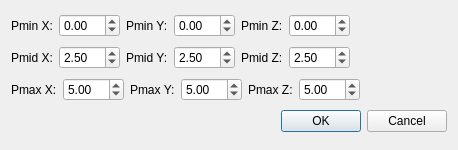
<?xml version="1.0" encoding="UTF-8"?>
<ui version="4.0">
 <class>DialogCorner</class>
 <widget class="QDialog" name="DialogCorner">
  <property name="geometry">
   <rect>
    <x>0</x>
    <y>0</y>
    <width>458</width>
    <height>150</height>
   </rect>
  </property>
  <property name="windowTitle">
   <string>Dialog</string>
  </property>
  <layout class="QVBoxLayout" name="verticalLayout">
   <item>
    <layout class="QHBoxLayout" name="horizontalLayout_3">
     <item>
      <widget class="QLabel" name="label_7">
       <property name="text">
        <string>Pmin X:</string>
       </property>
      </widget>
     </item>
     <item>
      <widget class="QDoubleSpinBox" name="doubleSpinBox_minx">
       <property name="minimum">
        <double>-99.000000000000000</double>
       </property>
      </widget>
     </item>
     <item>
      <widget class="QLabel" name="label_8">
       <property name="text">
        <string>Pmin Y:</string>
       </property>
      </widget>
     </item>
     <item>
      <widget class="QDoubleSpinBox" name="doubleSpinBox_miny">
       <property name="minimum">
        <double>-99.000000000000000</double>
       </property>
      </widget>
     </item>
     <item>
      <widget class="QLabel" name="label_9">
       <property name="text">
        <string>Pmin Z:</string>
       </property>
      </widget>
     </item>
     <item>
      <widget class="QDoubleSpinBox" name="doubleSpinBox_minz">
       <property name="minimum">
        <double>-99.000000000000000</double>
       </property>
      </widget>
     </item>
     <item>
      <spacer name="horizontalSpacer">
       <property name="orientation">
        <enum>Qt::Horizontal</enum>
       </property>
       <property name="sizeHint" stdset="0">
        <size>
         <width>40</width>
         <height>20</height>
        </size>
       </property>
      </spacer>
     </item>
    </layout>
   </item>
   <item>
    <layout class="QHBoxLayout" name="horizontalLayout_2">
     <item>
      <widget class="QLabel" name="label_4">
       <property name="text">
        <string>Pmid X:</string>
       </property>
      </widget>
     </item>
     <item>
      <widget class="QDoubleSpinBox" name="doubleSpinBox_midx">
       <property name="minimum">
        <double>-99.000000000000000</double>
       </property>
       <property name="value">
        <double>2.500000000000000</double>
       </property>
      </widget>
     </item>
     <item>
      <widget class="QLabel" name="label_5">
       <property name="text">
        <string>Pmid Y:</string>
       </property>
      </widget>
     </item>
     <item>
      <widget class="QDoubleSpinBox" name="doubleSpinBox_midy">
       <property name="minimum">
        <double>-99.000000000000000</double>
       </property>
       <property name="value">
        <double>2.500000000000000</double>
       </property>
      </widget>
     </item>
     <item>
      <widget class="QLabel" name="label_6">
       <property name="text">
        <string>Pmid Z:</string>
       </property>
      </widget>
     </item>
     <item>
      <widget class="QDoubleSpinBox" name="doubleSpinBox_midz">
       <property name="minimum">
        <double>-99.000000000000000</double>
       </property>
       <property name="value">
        <double>2.500000000000000</double>
       </property>
      </widget>
     </item>
     <item>
      <spacer name="horizontalSpacer_2">
       <property name="orientation">
        <enum>Qt::Horizontal</enum>
       </property>
       <property name="sizeHint" stdset="0">
        <size>
         <width>40</width>
         <height>20</height>
        </size>
       </property>
      </spacer>
     </item>
    </layout>
   </item>
   <item>
    <layout class="QHBoxLayout" name="horizontalLayout">
     <item>
      <widget class="QLabel" name="label">
       <property name="text">
        <string>Pmax X:</string>
       </property>
      </widget>
     </item>
     <item>
      <widget class="QDoubleSpinBox" name="doubleSpinBox_maxx">
       <property name="minimum">
        <double>-99.000000000000000</double>
       </property>
       <property name="value">
        <double>5.000000000000000</double>
       </property>
      </widget>
     </item>
     <item>
      <widget class="QLabel" name="label_2">
       <property name="text">
        <string>Pmax Y:</string>
       </property>
      </widget>
     </item>
     <item>
      <widget class="QDoubleSpinBox" name="doubleSpinBox_maxy">
       <property name="minimum">
        <double>-99.000000000000000</double>
       </property>
       <property name="value">
        <double>5.000000000000000</double>
       </property>
      </widget>
     </item>
     <item>
      <widget class="QLabel" name="label_3">
       <property name="text">
        <string>Pmax Z:</string>
       </property>
      </widget>
     </item>
     <item>
      <widget class="QDoubleSpinBox" name="doubleSpinBox_maxz">
       <property name="minimum">
        <double>-99.000000000000000</double>
       </property>
       <property name="value">
        <double>5.000000000000000</double>
       </property>
      </widget>
     </item>
     <item>
      <spacer name="horizontalSpacer_3">
       <property name="orientation">
        <enum>Qt::Horizontal</enum>
       </property>
       <property name="sizeHint" stdset="0">
        <size>
         <width>40</width>
         <height>20</height>
        </size>
       </property>
      </spacer>
     </item>
    </layout>
   </item>
   <item>
    <widget class="QDialogButtonBox" name="buttonBox">
     <property name="orientation">
      <enum>Qt::Horizontal</enum>
     </property>
     <property name="standardButtons">
      <set>QDialogButtonBox::Cancel|QDialogButtonBox::Ok</set>
     </property>
    </widget>
   </item>
  </layout>
 </widget>
 <resources/>
 <connections>
  <connection>
   <sender>buttonBox</sender>
   <signal>accepted()</signal>
   <receiver>DialogCorner</receiver>
   <slot>accept()</slot>
   <hints>
    <hint type="sourcelabel">
     <x>248</x>
     <y>254</y>
    </hint>
    <hint type="destinationlabel">
     <x>157</x>
     <y>274</y>
    </hint>
   </hints>
  </connection>
  <connection>
   <sender>buttonBox</sender>
   <signal>rejected()</signal>
   <receiver>DialogCorner</receiver>
   <slot>reject()</slot>
   <hints>
    <hint type="sourcelabel">
     <x>316</x>
     <y>260</y>
    </hint>
    <hint type="destinationlabel">
     <x>286</x>
     <y>274</y>
    </hint>
   </hints>
  </connection>
 </connections>
</ui>
